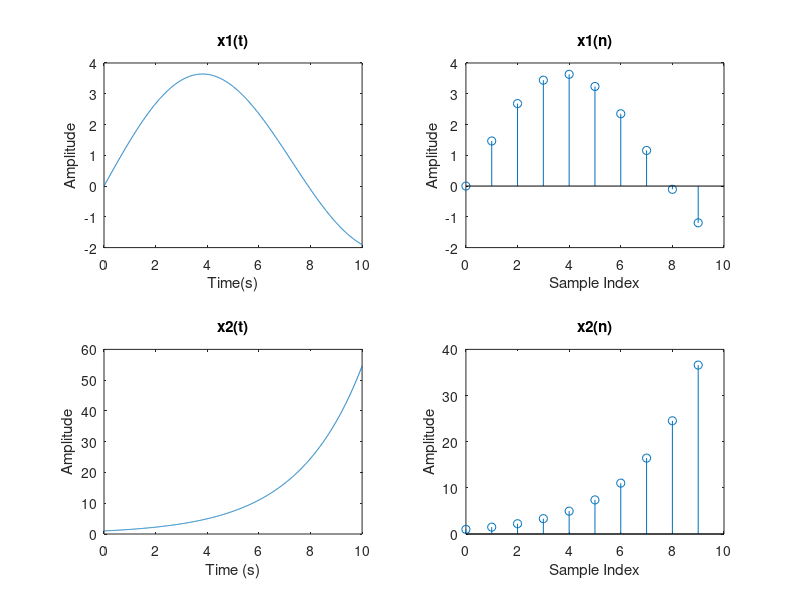
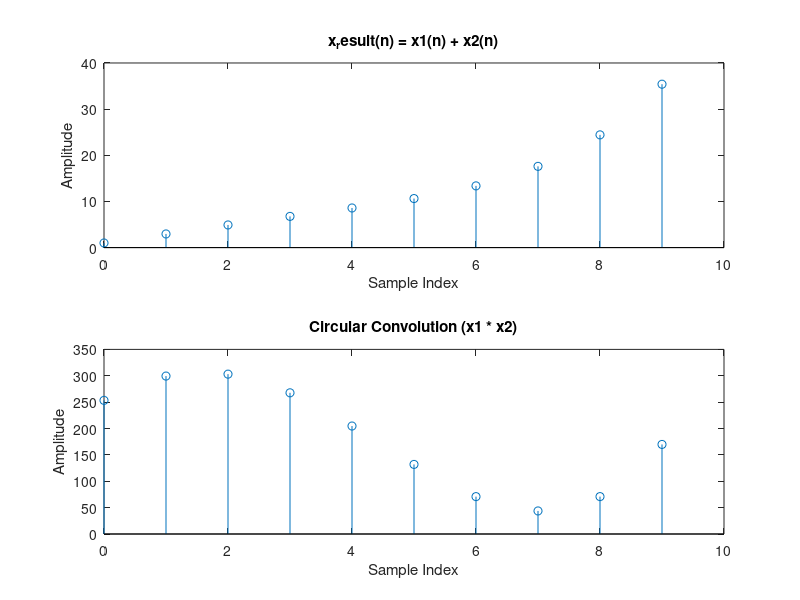

Source code (MATLAB) for these figures, in order:
t=0:0.01:10
x1_t= sin(0.06*pi*t)+ 3*sin(0.14*pi*t);
x2_t= exp(0.4*t)
n=0:9
x1_n=sin(0.06*pi*n)+3*sin(0.14*pi*n);
x2_n= exp(0.4*n);
figure;
subplot(2,2,1);
plot(t,x1_t)
title('x1(t)')
xlabel('Time(s)')
ylabel('Amplitude')


subplot(2,2,2)
stem(n, x1_n);
title('x1(n)');
xlabel('Sample Index');
ylabel('Amplitude');


subplot(2, 2, 3);
plot(t, x2_t);
title('x2(t)');
xlabel('Time (s)');
ylabel('Amplitude');


subplot(2, 2, 4);
stem(n, x2_n);
title('x2(n)');
xlabel('Sample Index');
ylabel('Amplitude');

x_result_n = x1_n + x2_n;
circular_convolution = ifft(fft(x1_n) .* fft(x2_n));
figure;
subplot(2, 1, 1);
stem(n, x_result_n);
title('x_result(n) = x1(n) + x2(n)');
xlabel('Sample Index');
ylabel('Amplitude');


subplot(2, 1, 2);
stem(n, circular_convolution);
title('Circular Convolution (x1 * x2)');
xlabel('Sample Index');
ylabel('Amplitude');